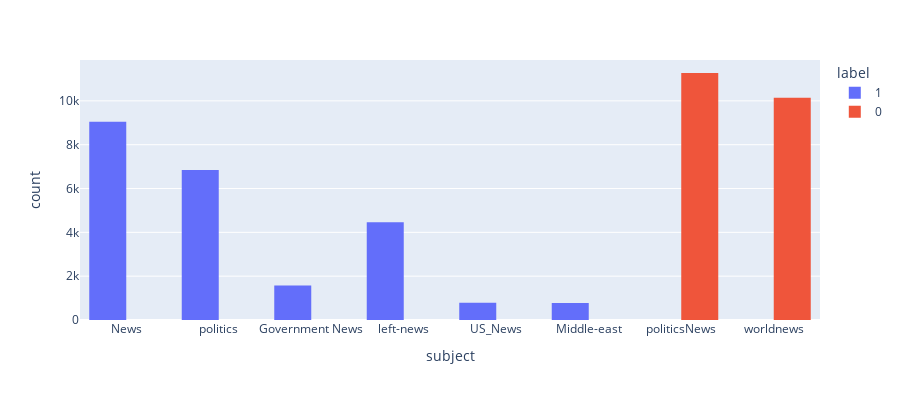

Notebook code for this chart:
### Code cell
# plot using plotly.express
fig = px.histogram(raw_concat_df, x='subject', color='label', barmode='group', height=400)
fig.show()

### Figure 1 — Plotly figure (JSON) as saved in the notebook; plotly's stock layout.template omitted (floating-point values rounded to 4 significant figures; data arrays with more than 128 entries replaced by an {"elided": "..."} marker saying what was removed)
{"data": [{"alignmentgroup": "True", "bingroup": "x", "hovertemplate": "label=1<br>subject=%{x}<br>count=%{y}<extra></extra>", "legendgroup": "1", "marker": {"color": "#636efa", "pattern": {"shape": ""}}, "name": "1", "offsetgroup": "1", "orientation": "v", "showlegend": true, "type": "histogram", "x": {"elided": "23481 str values"}, "xaxis": "x", "yaxis": "y"}, {"alignmentgroup": "True", "bingroup": "x", "hovertemplate": "label=0<br>subject=%{x}<br>count=%{y}<extra></extra>", "legendgroup": "0", "marker": {"color": "#EF553B", "pattern": {"shape": ""}}, "name": "0", "offsetgroup": "0", "orientation": "v", "showlegend": true, "type": "histogram", "x": {"elided": "21417 str values"}, "xaxis": "x", "yaxis": "y"}], "layout": {"barmode": "group", "height": 400, "legend": {"title": {"text": "label"}, "tracegroupgap": 0}, "margin": {"t": 60}, "xaxis": {"anchor": "y", "domain": [0, 1], "title": {"text": "subject"}}, "yaxis": {"anchor": "x", "domain": [0, 1], "title": {"text": "count"}}}}
